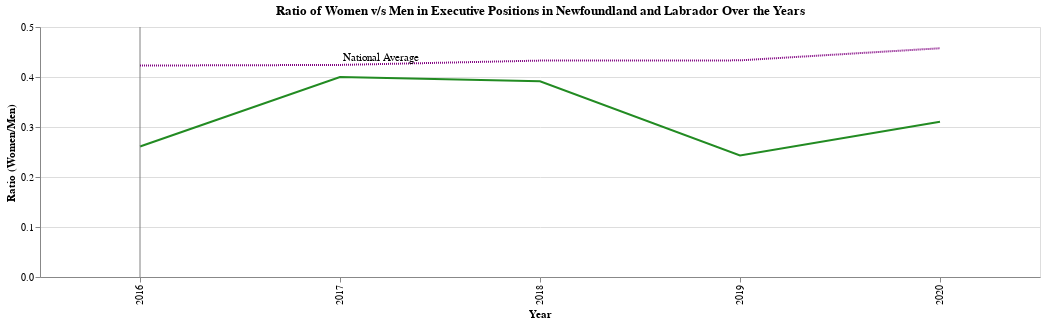

Source (notebook cell):
### Code cell
filtered_df =df[(df["GEO"] == prov) & (df['Industry'] == 'Total all industries') & (df['Type of corporation'] == 'Total all corporations')]

canada_total = {
'Year': [2016, 2017, 2018, 2019, 2020],
'Ratio': [0.422879, 0.424134, 0.432834, 0.433269, 0.457492]
}
canada_total_ratio = pd.DataFrame(canada_total)

prov_ratio_values = filtered_df.apply(lambda row: row['VALUE'] / filtered_df.loc[(filtered_df['REF_DATE'] == row['REF_DATE']) & (filtered_df['Gender'] == 'Men'), 'VALUE'].iloc[0], axis=1)
prov_ratio = prov_ratio_values[prov_ratio_values != 1]

province_gender_ratio = pd.DataFrame({
'Year': range(2016, 2021),
'Ratio': prov_ratio
})

chart = alt.Chart(province_gender_ratio).mark_line().encode(
    x=alt.X('Year:O', axis=alt.Axis(title='Year')),
    y=alt.Y('Ratio:Q', axis=alt.Axis(title='Ratio (Women/Men)')),
    tooltip=['GEO:N', 'Ratio:Q'],
    color = alt.value("#228B22")
).properties(
    title='Ratio of Women v/s Men in Executive Positions in {} Over the Years'.format(prov),
    width=1000,
    height=250
)

if selected_year is not None:
    rule = alt.Chart(pd.DataFrame({'selected_year': [selected_year]})).mark_rule(color='gray').encode(
        x='selected_year:O'
    ).transform_filter(
        alt.FieldEqualPredicate(field='selected_year', equal=selected_year)
    )
    chart_with_marker = chart + rule
else:
    chart_with_marker = chart

canada_tot_ratio = alt.Chart(canada_total_ratio).mark_line(strokeDash=[1,1]).encode(
    x='Year:O',
    y='Ratio:Q',
    color = alt.value("#800080")
)

text_data = pd.DataFrame({'Year': [2017], 'Ratio': [0.424134], 'label': ['National Average']})
text = alt.Chart(text_data).mark_text(
    align='left', baseline='middle',
    dx=3 ,
    dy=-7
).encode(
    x='Year:O',
    y='Ratio:Q',
    text='label'
)

chart_with_marker = (chart_with_marker + canada_tot_ratio + text).configure_legend(
    orient='right'
)

chart_with_marker

### Figure 1 — Vega-Lite specification as saved in the notebook (floating-point values rounded to 4 significant figures)
{"config": {"view": {"continuousWidth": 300, "continuousHeight": 300}, "legend": {"orient": "right"}}, "layer": [{"data": {"name": "data-4bd799980acbcaa6adcfff645513944b"}, "mark": {"type": "line"}, "encoding": {"color": {"value": "#228B22"}, "tooltip": [{"field": "GEO", "type": "nominal"}, {"field": "Ratio", "type": "quantitative"}], "x": {"axis": {"title": "Year"}, "field": "Year", "type": "ordinal"}, "y": {"axis": {"title": "Ratio (Women/Men)"}, "field": "Ratio", "type": "quantitative"}}, "title": "Ratio of Women v/s Men in Executive Positions in Newfoundland and Labrador Over the Years"}, {"data": {"name": "data-f0748e188dbb77c972a5628d94f68b71"}, "mark": {"type": "rule", "color": "gray"}, "encoding": {"x": {"field": "selected_year", "type": "ordinal"}}, "transform": [{"filter": {"equal": 2016, "field": "selected_year"}}]}, {"data": {"name": "data-51887f809a5186f895f318a7ef7f1806"}, "mark": {"type": "line", "strokeDash": [1, 1]}, "encoding": {"color": {"value": "#800080"}, "x": {"field": "Year", "type": "ordinal"}, "y": {"field": "Ratio", "type": "quantitative"}}}, {"data": {"name": "data-e99899fad6ac084dc130b4782f1d2b27"}, "mark": {"type": "text", "align": "left", "baseline": "middle", "dx": 3, "dy": -7}, "encoding": {"text": {"field": "label", "type": "nominal"}, "x": {"field": "Year", "type": "ordinal"}, "y": {"field": "Ratio", "type": "quantitative"}}}], "height": 250, "width": 1000, "$schema": "https://vega.github.io/schema/vega-lite/v5.15.1.json", "datasets": {"data-4bd799980acbcaa6adcfff645513944b": [{"Year": 2016, "Ratio": 0.2609}, {"Year": 2017, "Ratio": 0.4}, {"Year": 2018, "Ratio": 0.3913}, {"Year": 2019, "Ratio": 0.2432}, {"Year": 2020, "Ratio": 0.3103}], "data-f0748e188dbb77c972a5628d94f68b71": [{"selected_year": 2016}], "data-51887f809a5186f895f318a7ef7f1806": [{"Year": 2016, "Ratio": 0.4229}, {"Year": 2017, "Ratio": 0.4241}, {"Year": 2018, "Ratio": 0.4328}, {"Year": 2019, "Ratio": 0.4333}, {"Year": 2020, "Ratio": 0.4575}], "data-e99899fad6ac084dc130b4782f1d2b27": [{"Year": 2017, "Ratio": 0.4241, "label": "National Average"}]}}
